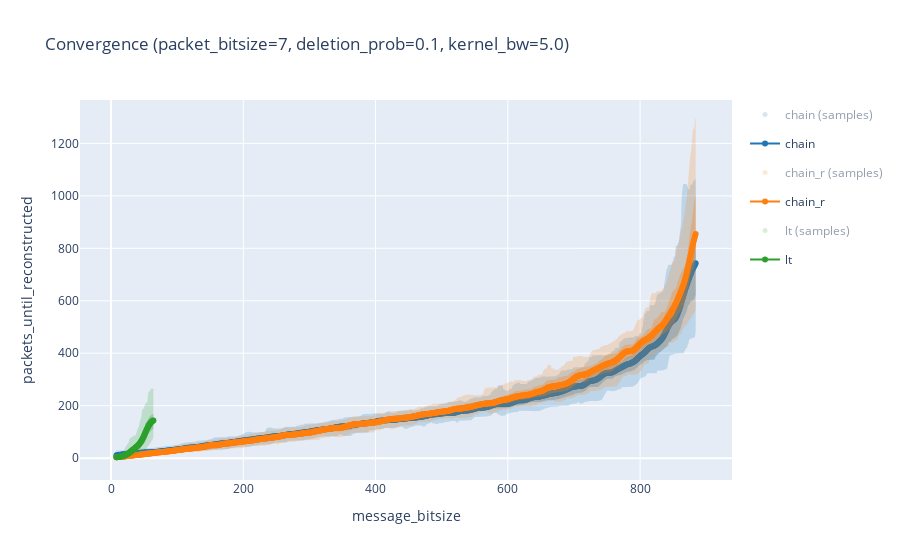
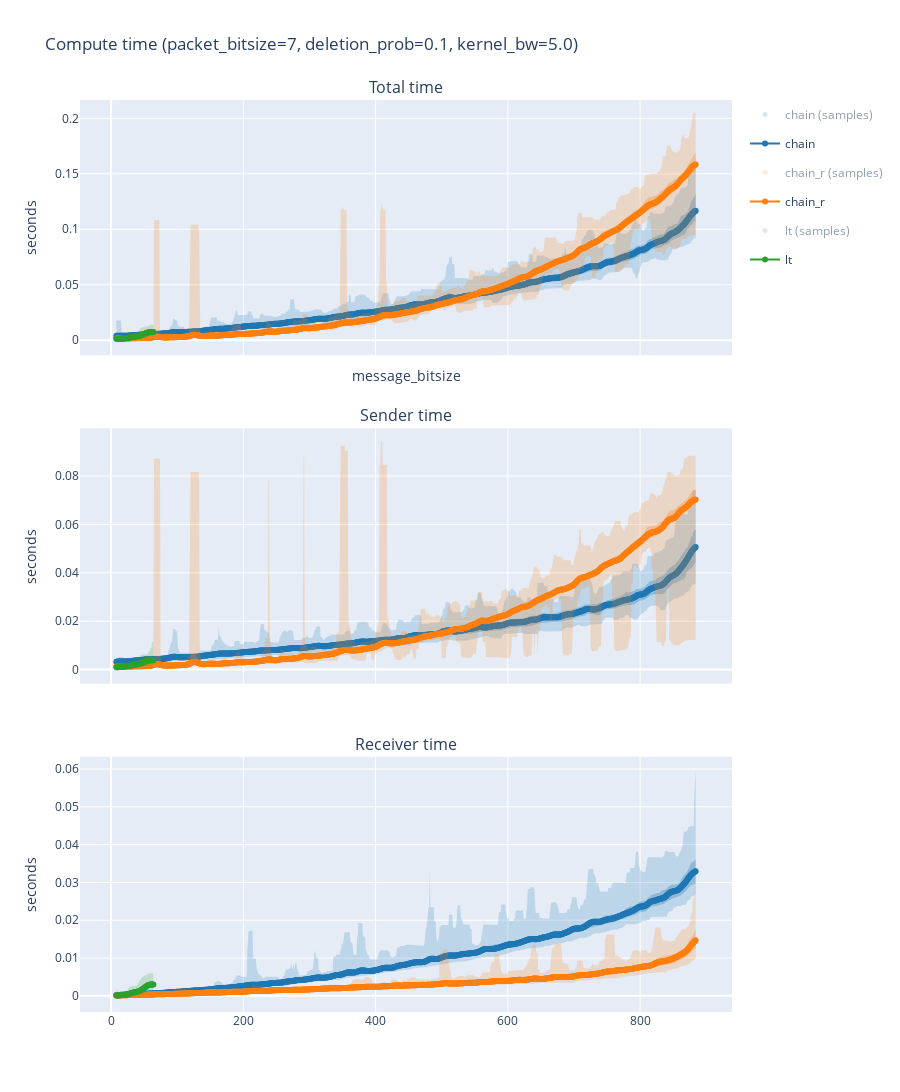

The cell these charts' notebook holds for them, in order:
### Markdown cell above
### Plot results

### Code cell
import numpy as np
import pandas as pd
import plotly.express as px
import plotly.graph_objects as go
from plotly.subplots import make_subplots

# =========================
# Config
# =========================

BANDS = [0.5, 0.95]

# Kernel bandwidth measured in "message_bitsize units"
# Higher => more smoothing (wider neighborhood)
KERNEL_BW = 5.0

PACKETS_COL = "packets_until_reconstructed"
TIME_COLS = [
    ("time", "Total time"),
    ("sender_time", "Sender time"),
    ("receiver_time", "Receiver time"),
]


# =========================
# Colors
# =========================

palette = px.colors.qualitative.D3
impls = sorted(results_table["impl"].unique())
color_map = {impl: palette[i % len(palette)] for i, impl in enumerate(impls)}


def to_rgba(color, alpha):
    if color.startswith("rgb"):
        r, g, b = map(int, color[color.find("(") + 1 : color.find(")")].split(","))
    else:
        c = color.lstrip("#")
        r, g, b = int(c[0:2], 16), int(c[2:4], 16), int(c[4:6], 16)
    return f"rgba({r},{g},{b},{alpha})"


# =========================
# Weighted stats
# =========================


def gaussian_kernel(dx, bw):
    # dx: array of (x - x0)
    return np.exp(-0.5 * (dx / bw) ** 2)


def weighted_mean(y, w):
    sw = w.sum()
    if sw <= 0:
        return np.nan
    return (w * y).sum() / sw


def weighted_quantile(y, w, q):
    """
    Weighted quantile for q in [0,1].
    Uses the standard definition based on cumulative normalized weights.
    """
    y = np.asarray(y, dtype=float)
    w = np.asarray(w, dtype=float)

    mask = np.isfinite(y) & np.isfinite(w) & (w > 0)
    y = y[mask]
    w = w[mask]

    if len(y) == 0:
        return np.nan

    order = np.argsort(y)
    y = y[order]
    w = w[order]

    cw = np.cumsum(w)
    total = cw[-1]
    if total <= 0:
        return np.nan

    t = q * total
    idx = np.searchsorted(cw, t, side="left")
    idx = min(max(idx, 0), len(y) - 1)
    return y[idx]


# =========================
# Kernel-smoothed asymmetric bands from neighborhood samples
# =========================


def compute_kernel_asymmetric_bands(
    raw_df, bands, bw, value_col, min_total_weight=1e-12
):
    rows = []

    for impl, g in raw_df.groupby("impl"):
        x_all = g["message_bitsize"].to_numpy(dtype=float)
        y_all = g[value_col].to_numpy(dtype=float)

        # Evaluate summaries at observed payload values (unique x)
        x_grid = np.sort(g["message_bitsize"].unique().astype(float))

        for x0 in x_grid:
            w = gaussian_kernel(x_all - x0, bw)
            sw = w.sum()

            if sw < min_total_weight:
                continue

            m = weighted_mean(y_all, w)
            if not np.isfinite(m):
                continue

            # asymmetric split around the *kernel-weighted* mean at x0
            above_mask = y_all >= m
            below_mask = y_all <= m

            ya, wa = y_all[above_mask], w[above_mask]
            yb, wb = y_all[below_mask], w[below_mask]

            row = {"impl": impl, "message_bitsize": x0, "mean": m}

            for p in bands:
                # upper band: quantile among samples >= mean
                # lower band: quantile among samples <= mean
                up = weighted_quantile(ya, wa, p) if wa.sum() > 0 else m
                lo = weighted_quantile(yb, wb, 1 - p) if wb.sum() > 0 else m

                # Safety: keep ordering sane
                if not np.isfinite(up):
                    up = m
                if not np.isfinite(lo):
                    lo = m

                row[f"upper_{p}"] = max(up, m)
                row[f"lower_{p}"] = min(lo, m)

            rows.append(row)

    return (
        pd.DataFrame(rows)
        .sort_values(["impl", "message_bitsize"])
        .reset_index(drop=True)
    )


def add_kernel_traces(
    fig,
    raw_df,
    bands_df,
    value_col,
    row=1,
    col=1,
    legend_tag="",
    show_legend=True,
):
    for impl in impls:
        color = color_map[impl]
        group_prefix = f"{impl}{legend_tag}"
        show_legend_item = bool(show_legend and row == 1 and col == 1)

        # ---------- raw scatter ----------
        raw = raw_df[raw_df["impl"] == impl]
        fig.add_trace(
            go.Scatter(
                x=raw["message_bitsize"],
                y=raw[value_col],
                mode="markers",
                name=f"{impl} (samples)",
                legendgroup=f"{group_prefix}_scatter",
                marker=dict(color=to_rgba(color, 0.35), size=5),
                visible="legendonly",
                showlegend=show_legend_item,
            ),
            row=row,
            col=col,
        )

        # ---------- kernel bands ----------
        df = bands_df[bands_df["impl"] == impl]
        x = df["message_bitsize"].to_numpy()

        alpha_step = 0.1 / max(1, len(BANDS) - 1)
        for i, p in enumerate(sorted(BANDS, reverse=True)):
            alpha = 0.2 + i * alpha_step
            fillcolor = to_rgba(color, alpha)

            fig.add_trace(
                go.Scatter(
                    x=x,
                    y=df[f"upper_{p}"],
                    mode="lines",
                    line=dict(width=0),
                    legendgroup=group_prefix,
                    showlegend=False,
                    hoverinfo="skip",
                ),
                row=row,
                col=col,
            )
            fig.add_trace(
                go.Scatter(
                    x=x,
                    y=df[f"lower_{p}"],
                    mode="lines",
                    line=dict(width=0),
                    fill="tonexty",
                    fillcolor=fillcolor,
                    legendgroup=group_prefix,
                    showlegend=False,
                    hoverinfo="skip",
                ),
                row=row,
                col=col,
            )

        # ---------- kernel mean ----------
        fig.add_trace(
            go.Scatter(
                x=x,
                y=df["mean"],
                mode="lines+markers",
                name=impl,
                legendgroup=group_prefix,
                line=dict(color=color),
                marker=dict(color=color, size=6),
                showlegend=show_legend_item,
            ),
            row=row,
            col=col,
        )


# =========================
# Plot (packets)
# =========================

bands_df = compute_kernel_asymmetric_bands(
    results_table, BANDS, bw=KERNEL_BW, value_col=PACKETS_COL
)

fig = make_subplots(rows=1, cols=1)
add_kernel_traces(fig, results_table, bands_df, PACKETS_COL)

fig.update_layout(
    title=f"Convergence (packet_bitsize={packet_bitsize}, deletion_prob={DELETION_PROB}, kernel_bw={KERNEL_BW})",
    xaxis_title="message_bitsize",
    yaxis_title=PACKETS_COL,
    legend=dict(groupclick="togglegroup"),
)

fig.show()

# =========================
# Plot (compute time)
# =========================

time_bands = {
    col: compute_kernel_asymmetric_bands(
        results_table, BANDS, bw=KERNEL_BW, value_col=col
    )
    for col, _ in TIME_COLS
}

fig_time = make_subplots(
    rows=len(TIME_COLS),
    cols=1,
    shared_xaxes=True,
    vertical_spacing=0.08,
    subplot_titles=[title for _, title in TIME_COLS],
)

for i, (col, _) in enumerate(TIME_COLS, start=1):
    add_kernel_traces(
        fig_time,
        results_table,
        time_bands[col],
        col,
        row=i,
        col=1,
        show_legend=True,
    )
    fig_time.update_yaxes(title_text="seconds", row=i, col=1)

fig_time.update_layout(
    title=f"Compute time (packet_bitsize={packet_bitsize}, deletion_prob={DELETION_PROB}, kernel_bw={KERNEL_BW})",
    height=1200,
    xaxis_title="message_bitsize",
    legend=dict(groupclick="togglegroup"),
)

fig_time.show()
